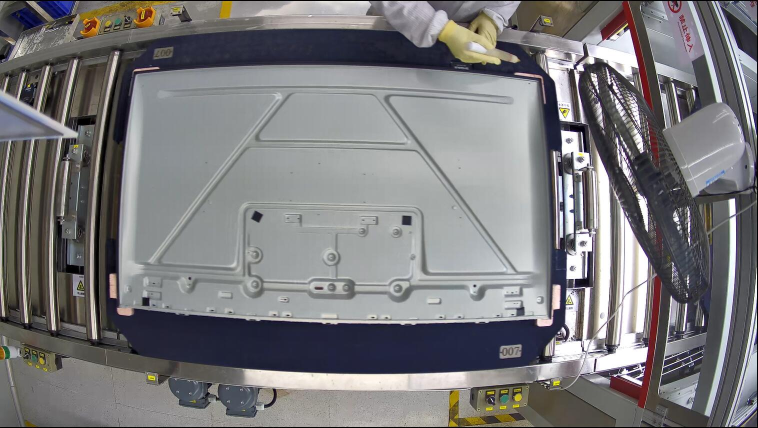
#> input picture 1.jpg, 1515 x 855 px (shown at 1/2 size)
$ python -i 0317_fenge_best.py   (imports and definitions only)
#> lines starting #> are read from the running program, lines starting #| are printed output that depends on the picture; after the words box and inside, x2 and y2 are one past the last pixel; in counts of white or black regions, pixels touching at a corner belong together
import cv2
import numpy as np
import copy
import pandas as pd
import matplotlib.pyplot as plt
# # 读取图像
# img = cv2.imread('data/frame_135.png')
# # img = cv2.imread('img_large.jpeg')
# img = cv2.resize(img,(1920,1080))
# # 转换为灰度图像
# gray = cv2.cvtColor(img, cv2.COLOR_BGR2GRAY)
# gray_copy = copy.deepcopy(gray)
def egde_detect_biology(gray):
    # 进行阈值分割
    ret, thresh = cv2.threshold(gray, 0, 255, cv2.THRESH_BINARY_INV+cv2.THRESH_OTSU)

    # 进行形态学操作，去除噪声和小区域
    kernel = np.ones((3, 3), np.uint8)
    opening = cv2.morphologyEx(thresh, cv2.MORPH_OPEN, kernel, iterations=2)

    # 进行连通区域分析
    n, labels, stats, centroids = cv2.connectedComponentsWithStats(opening)
    area_label_list = list(np.where((stats[:, 4] < 1000000) & (stats[:, 4] > 100000))[0])
    # #找到最大连通区域
    # max_area = 0
    # max_label = 0
    # for i in range(0, n):
    #     if stats[i, cv2.CC_STAT_AREA] > max_area:
    #         max_area = stats[i, cv2.CC_STAT_AREA]
    #         max_label = i
    # stats[np.argsort(-stats[:, 4])][1:3, :]
    # # 提取最大连通区域
    # mask = np.zeros_like(gray)
    # mask[labels == max_label] = 255

    # 提取最大连通区域
    mask = np.zeros_like(gray)
    for area_label in area_label_list:
        mask[labels == area_label] = 255

    # 进行形态学操作，填充区域
    kernel_5x5 = np.ones((5, 5), np.uint8)
    kernel_3x3 = np.ones((3, 3), np.uint8)
    mask_er = cv2.dilate(mask,kernel_5x5,iterations=50)
    closed_mask = cv2.morphologyEx(mask_er, cv2.MORPH_CLOSE, kernel_5x5)

    # # 进行轮廓检测
    # contours, hierarchy = cv2.findContours(closed_mask, cv2.RETR_TREE, cv2.CHAIN_APPROX_SIMPLE)
    return mask,closed_mask,mask_er
# 筛选出特定大小和形状的轮廓
# mask,closed_mask,mask_er= egde_detect_biology(gray)

# mask最大区域
# [55 lines left out: functions find_mask_max, rect_mask_filter, findcountours, not called in this run]
# screen_contours = findcountours(gray_mask_ode)


# 前后边框检测——提高鲁棒性
def video_countours(img,screen_contours):
    pass

# 内接矩形
# [97 lines left out: functions order_points, contours_to_tuple_and_len, dividing_contours, is_in_area, fit_contours_vertical, fit_contours_horizontal and 2 more, not called in this run]

# 决策字典更新
def update_match_dict(match_dict, position, direction, end, length):
    match_dict[position][direction]['end_point'] = end
    match_dict[position][direction]['need_length'] = length

# 出界时找轨迹变化方向,两个方向次数一样时怎么处理
# [66 lines left out: functions find_direction_whenout, find_direction_whenin, find_position, reset_direction_count, reset, not called in this run]
class Config(object): #配置文件
    def __init__(self):
        pass
    def reset(self):     #重置所有计数器及容器 —— 拟合一次后调用
        pass
# # 创建新的图像并绘制分割轮廓
# seg_img = np.zeros_like(img)
# img_copy = copy.deepcopy(img)
# cv2.drawContours(img_copy, screen_contours, -1, (0, 0, 255), 2)
#
# gray_copy[closed_mask==255]=255
#
# # 显示结果
# kernel_5x5 = np.ones((5, 5), np.uint8)
# kernel_3x3 = np.ones((3, 3), np.uint8)
# mask_test = cv2.dilate(gray_mask, kernel_5x5, iterations=6)
# # opening = cv2.morphologyEx(gray_mask, cv2.MORPH_OPEN, kernel_5x5, iterations=10)
# cv2.namedWindow("Segmented Image", 0)
# cv2.resizeWindow("Segmented Image",1920, 1080)  # 设置窗口大小
# cv2.imshow('Segmented Image',img_copy)
# cv2.waitKey(0)
# cv2.destroyAllWindows()

# [519 lines not run here, left out]
        # 新的SN进来，轨迹置零，边框重置

>>> import cv2
>>> picture = cv2.imread('1.jpg', cv2.IMREAD_GRAYSCALE)
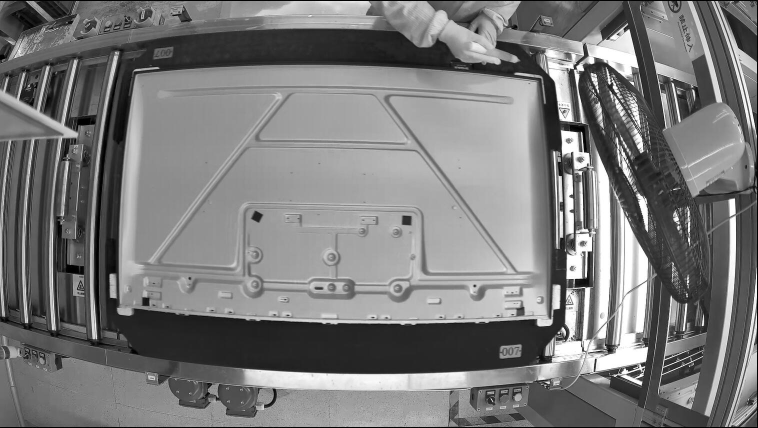
#> picture: shape (855, 1515) (shown at 1/2 size); min 0, max 255, mean 121.8
>>> result = egde_detect_biology(picture)
#> in egde_detect_biology, `ret, thresh = cv2.threshold(gray, 0, 255, cv2.THRESH_BINARY_INV+cv2.TH..`:
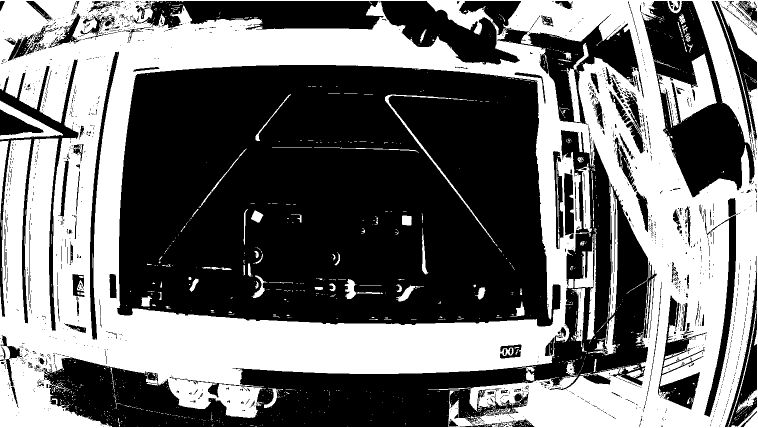
#> thresh: shape (855, 1515) (shown at 1/2 size); 44.7% white; 1273 white regions (1172 under 20 px), largest, box (x1, y1, x2, y2) and area: (0, 0, 1515, 855) 544143, (1315, 107, 1434, 255) 7398, (0, 201, 126, 279) 2660
#> in egde_detect_biology, `ret, thresh = cv2.threshold(gray, 0, 255, cv2.THRESH_BINARY_INV+cv2.TH..`: ret = 116
#> in egde_detect_biology, `opening = cv2.morphologyEx(thresh, cv2.MORPH_OPEN, kernel, iterations=2)`:
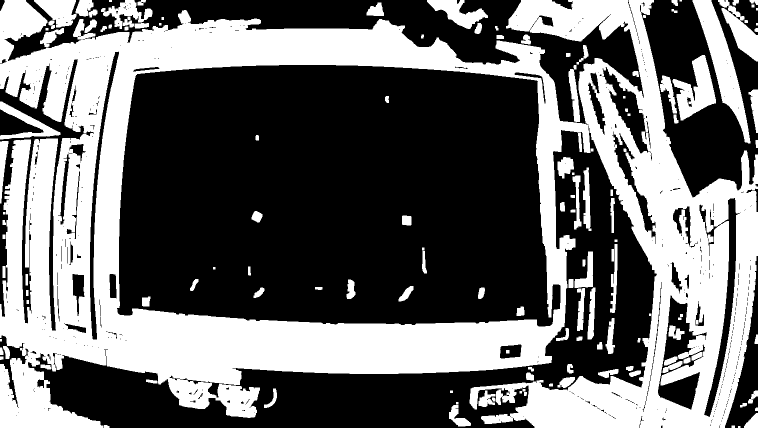
#> opening: shape (855, 1515) (shown at 1/2 size); 41.3% white; 139 white regions (4 under 20 px), largest, box (x1, y1, x2, y2) and area: (0, 0, 1515, 855) 473319, (1385, 0, 1501, 287) 9608, (1345, 110, 1432, 241) 5615
#> in egde_detect_biology, `n, labels, stats, centroids = cv2.connectedComponentsWithStats(opening)`:
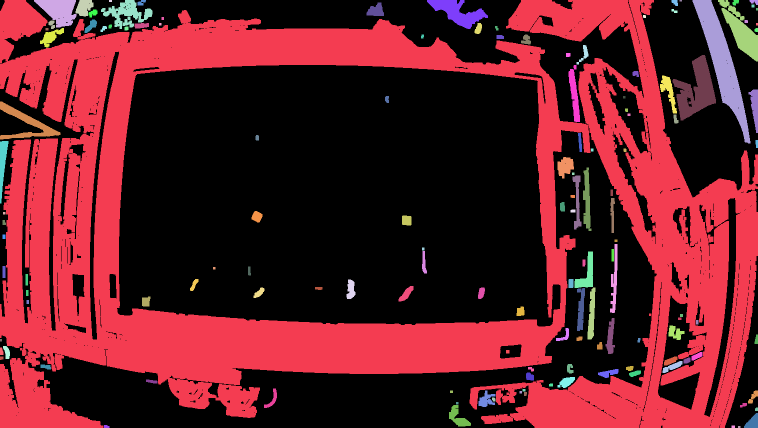
#> labels: shape (855, 1515) int32 (shown at 1/2 size); 140 distinct labels, from 0 to 139; one colour per label, 0 black
#> in egde_detect_biology, `n, labels, stats, centroids = cv2.connectedComponentsWithStats(opening)`: n = 140; stats = 140 rows, first 6: [0, 0, 1515, 855, 760456], [0, 0, 1515, 855, 473319], [68, 0, 85, 55, 2874], [151, 0, 36, 33, 845], [218, 0, 6, 4, 24], [202, 0, 103, 58, 2528]; centroids = 140 pairs, first value 1.5 to 1513, second value 1 to 853
#> in egde_detect_biology, `area_label_list = list(np.where((stats[:, 4] < 1000000) & (stats[:, 4]..`: area_label_list = [0, 1]
#> the loop in egde_detect_biology, `for area_label in area_label_list:` made 2 passes
#> after the loop in egde_detect_biology, `for area_label in area_label_list:`:
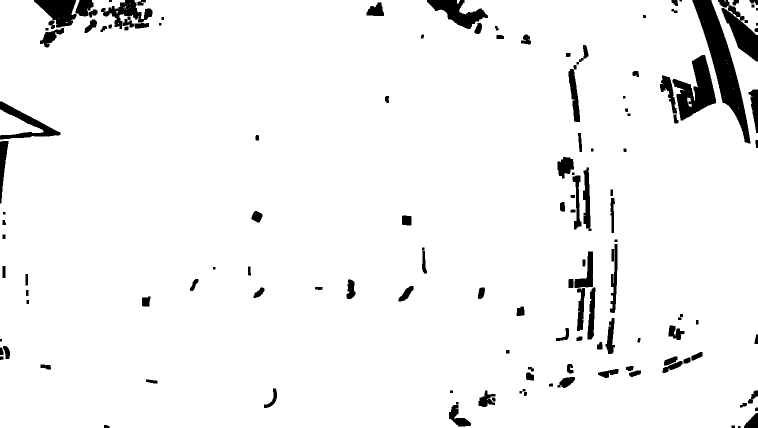
#> mask: shape (855, 1515) (shown at 1/2 size); 95.2% white; 138 black regions (4 under 20 px), largest, box (x1, y1, x2, y2) and area: (1385, 0, 1501, 287) 9608, (1345, 110, 1432, 241) 5615, (1436, 0, 1515, 123) 3776
#> in egde_detect_biology, `mask_er = cv2.dilate(mask,kernel_5x5,iterations=50)`: mask_er: shape (855, 1515); every value is 255
